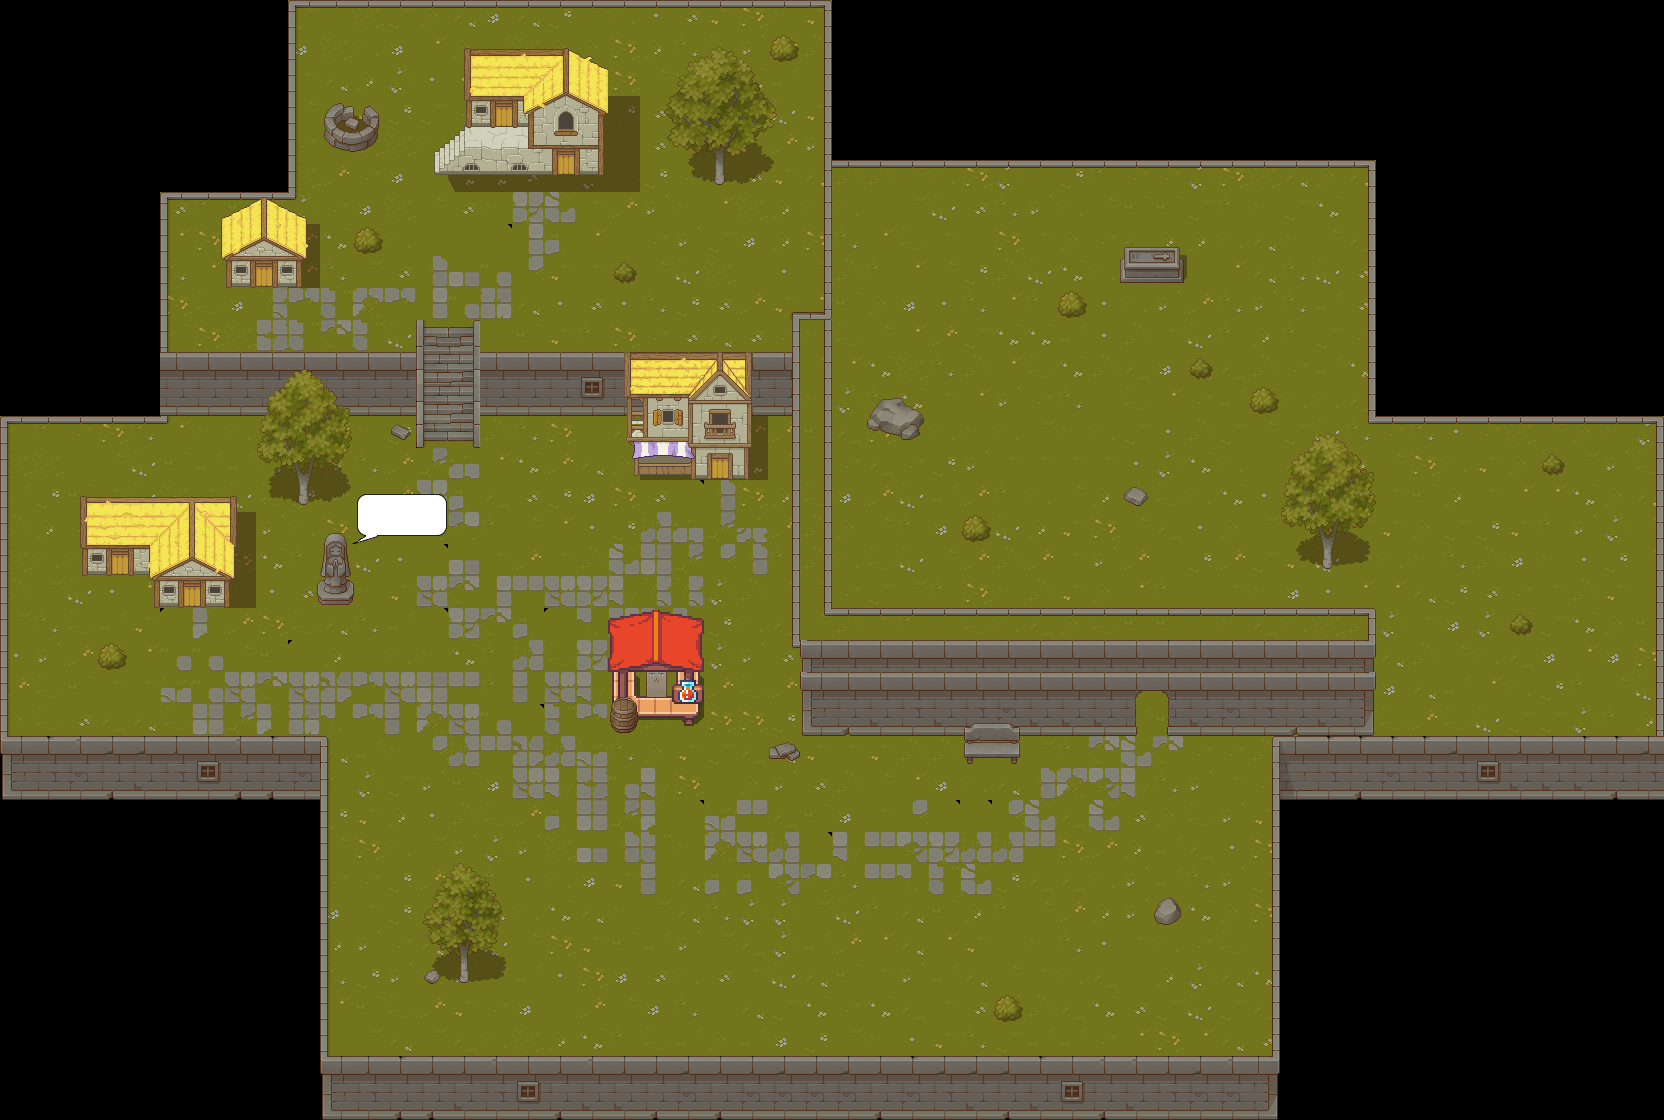

This is a level from a 2D game, rendered from its Tiled map with the project's own tilesets. A one-line summary and the map file follow, with tile-layer data summarised:
An orthogonal 52x35 tile map with 32x32 px tiles, 14 tile layers (ground, walls, shadow, houses, ...), 12 tilesets.

<map version="1.10" tiledversion="1.10.2" orientation="orthogonal" renderorder="right-down" width="52" height="35" tilewidth="32" tileheight="32" infinite="0" nextlayerid="15" nextobjectid="1">
 <tileset firstgid="1" name="plants" tilewidth="32" tileheight="32" tilecount="256" columns="16">
  <image source="Texture/TX Plant.png" width="512" height="512" />
 </tileset>
 <tileset firstgid="257" name="market" tilewidth="32" tileheight="32" tilecount="512" columns="32">
  <image source="Package_Marketplace/atlas_32x.png" width="1024" height="512" />
 </tileset>
 <tileset firstgid="769" name="grass" tilewidth="32" tileheight="32" tilecount="64" columns="8">
  <image source="Texture/TX Tileset Grass.png" width="256" height="256" />
 </tileset>
 <tileset firstgid="833" name="shadow plant" tilewidth="32" tileheight="32" tilecount="256" columns="16">
  <image source="Texture/TX Shadow Plant.png" width="512" height="512" />
 </tileset>
 <tileset firstgid="1089" name="stairs" tilewidth="32" tileheight="32" tilecount="256" columns="16">
  <image source="Texture/TX Struct.png" width="512" height="512" />
 </tileset>
 <tileset firstgid="1345" name="shadow" tilewidth="32" tileheight="32" tilecount="256" columns="16">
  <image source="Texture/TX Shadow.png" width="512" height="512" />
 </tileset>
 <tileset firstgid="1601" name="props" tilewidth="32" tileheight="32" tilecount="256" columns="16">
  <image source="Texture/TX Props.png" width="512" height="512" />
 </tileset>
 <tileset firstgid="1857" name="buildings" tilewidth="32" tileheight="32" tilecount="102" columns="6">
  <image source="The Fan-tasy Tileset (Free)/Art/Buildings.png" width="208" height="544" />
 </tileset>
 <tileset firstgid="1959" name="walls" tilewidth="32" tileheight="32" tilecount="256" columns="16">
  <image source="Texture/TX Tileset Wall.png" width="512" height="512" />
 </tileset>
 <tileset firstgid="2215" name="text" tilewidth="32" tileheight="50" tilecount="3" columns="3">
   <image source="Texture/text.png" width="100" height="50" />
 </tileset>
 <tileset firstgid="2215" name="text" tilewidth="32" tileheight="50" tilecount="3" columns="3">
  <image source="Texture/text.png" width="100" height="50" />
 </tileset>
 <tileset firstgid="2218" name="seller" tilewidth="32" tileheight="32" tilecount="16" columns="4">
  <image source="Texture/TX Player.png" width="128" height="128" />
 </tileset>
 <layer id="2" name="ground" width="52" height="35">
  <data>[1820 cells, 1176 non-empty, 70 distinct tile ids]</data>
 </layer>
 <layer id="3" name="walls" width="52" height="35">
  <data>[1820 cells, 348 non-empty, 46 distinct tile ids]</data>
 </layer>
 <layer id="4" name="shadow" width="52" height="35" opacity="0.43">
  <data>[1820 cells, 67 non-empty, 34 distinct tile ids]</data>
 </layer>
 <layer id="5" name="houses" width="52" height="35">
  <data>[1820 cells, 104 non-empty, 103 distinct tile ids]</data>
 </layer>
 <layer id="13" name="seller" width="52" height="35">
  <data>[1820 cells, 2 non-empty, 2 distinct tile ids]</data>
 </layer>
 <layer id="14" name="Collision_Seller" width="52" height="35" opacity="0">
  <data>[1820 cells, 6 non-empty, 1 distinct tile ids]</data>
 </layer>
 <layer id="6" name="decorations" width="52" height="35">
  <data>[1820 cells, 59 non-empty, 35 distinct tile ids]</data>
 </layer>
 <layer id="8" name="Collision" width="52" height="35" opacity="0">
  <data>[1820 cells, 481 non-empty, 1 distinct tile ids]</data>
 </layer>
 <layer id="12" name="Collision_Statue" width="52" height="35" opacity="0">
  <data>[1820 cells, 12 non-empty, 1 distinct tile ids]</data>
 </layer>
 <layer id="9" name="Collision_Monster" width="52" height="35" opacity="0">
  <data>[1820 cells, 71 non-empty, 1 distinct tile ids]</data>
 </layer>
 <layer id="10" name="Back_Collision" width="52" height="35" opacity="0">
  <data>[1820 cells, 27 non-empty, 1 distinct tile ids]</data>
 </layer>
 <layer id="11" name="combat_zone" width="52" height="35" opacity="0">
  <data>[1820 cells, 305 non-empty, 1 distinct tile ids]</data>
 </layer>
 <layer id="7" name="plants" width="52" height="35">
  <data>[1820 cells, 95 non-empty, 69 distinct tile ids]</data>
 </layer>
 <layer id="13" name="text_status" width="52" height="35">
  <data>[1820 cells, 3 non-empty, 3 distinct tile ids]</data>
 </layer>
</map>
